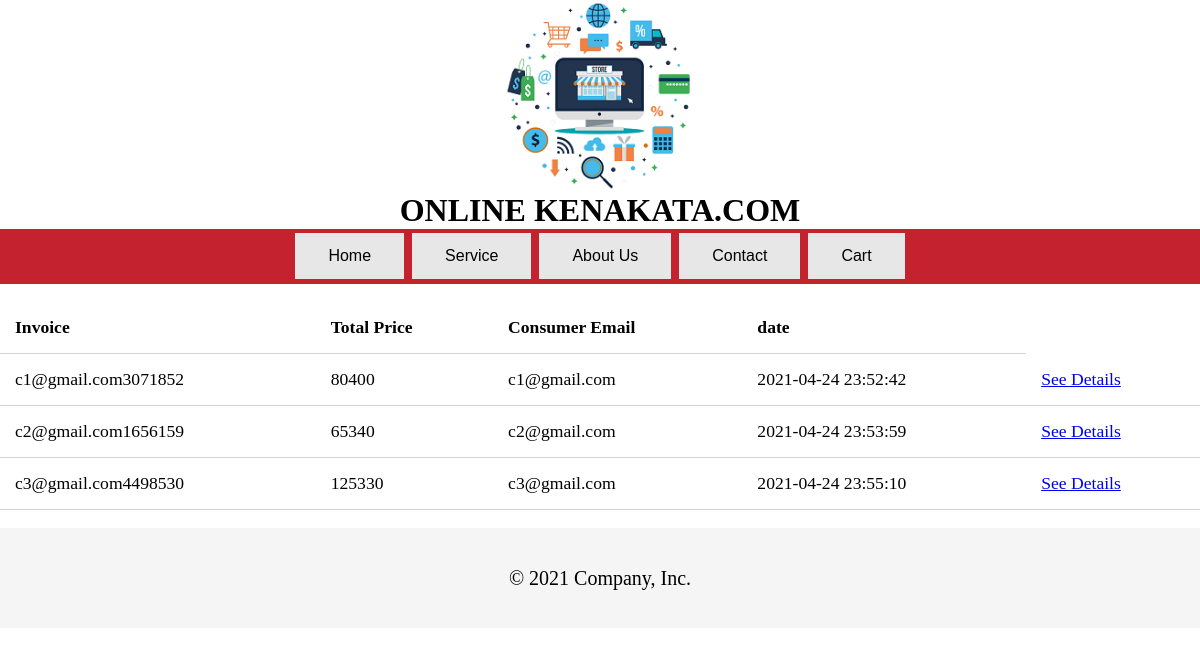
The page /index/admin_purchasehistory.php on the database its author committed.
### tables this page shows
CREATE TABLE `sell` (
  `id` varchar(250) NOT NULL,
  `price` int(6) NOT NULL,
  `consumer_email` varchar(30) NOT NULL,
  `date` datetime NOT NULL DEFAULT current_timestamp()
);

### index/admin_purchasehistory.php (the view, shortened to what this page needs)
<!Doctype html>
<html>
<head>
</head>
<body>
<?php include("static_header.php")
    ?>
    <div class="container">
        <div class="row">
            <div class="col-10">
                <div >
                    <div >
                        <br>
          <table>
            <thead>
            <th>Invoice</th>
              <th>Total Price</th>
              <th>Consumer Email</th>
              <th>date</th>
            </thead>
            <?php
              $host = "localhost";
              $user = "wt_projectuser";
              $pass = "123";
              $db = "wt_project";
              $conn1 = new mysqli($host, $user, $pass, $db);
              if($conn1->connect_error) {
                echo "Database Connection Failed!";
                echo "<br>";
                echo $conn1->connect_error;
              }
              else {
                $sql = "SELECT * FROM sell";
                $res1 = $conn1 -> query($sql);
                if($res1->num_rows > 0) {
                  while($row = $res1->fetch_assoc()) {
                  ?>
                    <tbody>
                          <tr>
                          <td><?php echo $row['id']; ?></td>
                            <td><?php echo $row['price']; ?></td>
                            <td><?php echo $row['consumer_email']; ?></td>
                            <td><?php echo $row['date']; ?></td>
                            <td><a href="purchase_details.php?id=<?php echo $row['id']; ?>" class="seedetails">See Details</a></td>
                          </tr>
                    </tbody>
    <?php
    }
  }
		}
    ?>
          </table>
                </div>
            </div>
        </div>
        <?php include('static_footer.php')
        ?>
    </div>
</body>
</html>

### index/stylesheet/head_style.css (style rules this page uses)
* { margin:0px; padding: 0px; }
body { margin:0px; padding: 0px; }

### index/admin_purchasehistory.php (style rules this page uses)
table { width: 100%; border-collapse: collapse; font-size: 1.1rem; }
th, td { padding: 15px; text-align: left; border-bottom: 1px solid #d3d3d3; }

### rows shown on the page
sell: id "c1@gmail.com3071852", price "80400", consumer_email "c1@gmail.com", date "2021-04-24 23:52:42"
sell: id "c2@gmail.com1656159", price "65340", consumer_email "c2@gmail.com", date "2021-04-24 23:53:59"
sell: id "c3@gmail.com4498530", price "125330", consumer_email "c3@gmail.com", date "2021-04-24 23:55:10"
